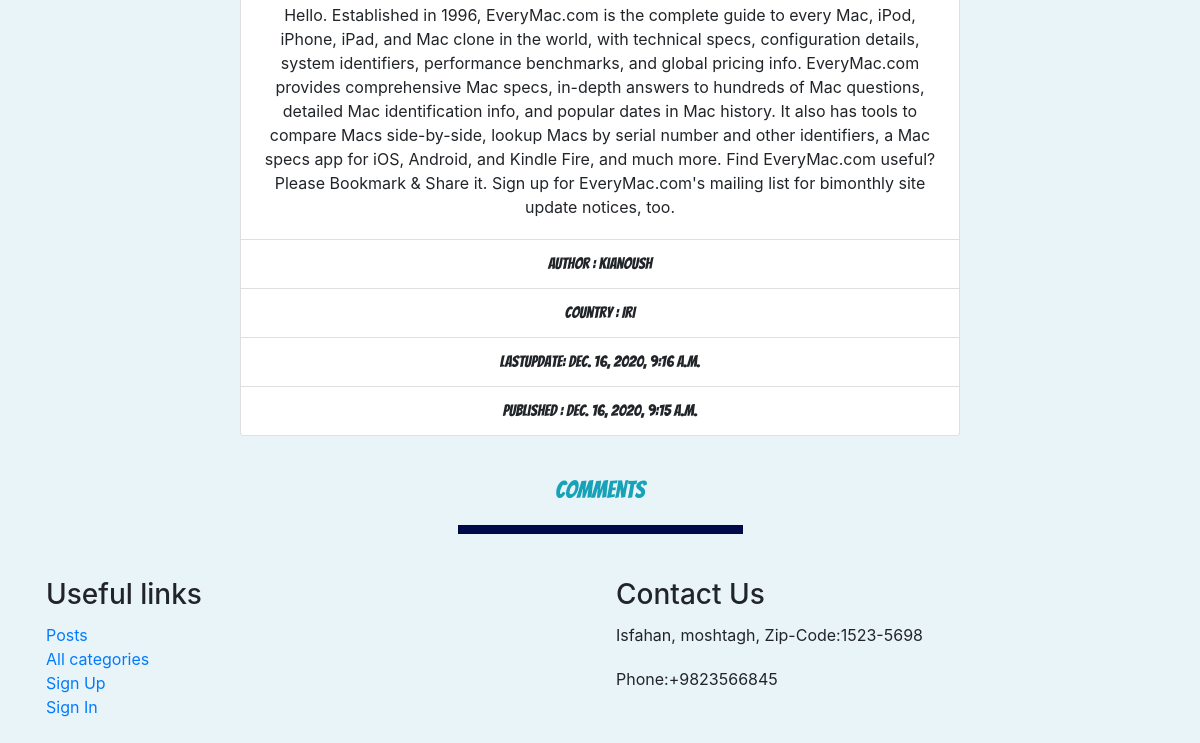
Page /blog/single_post/3 (lower part) on the earlier database version.
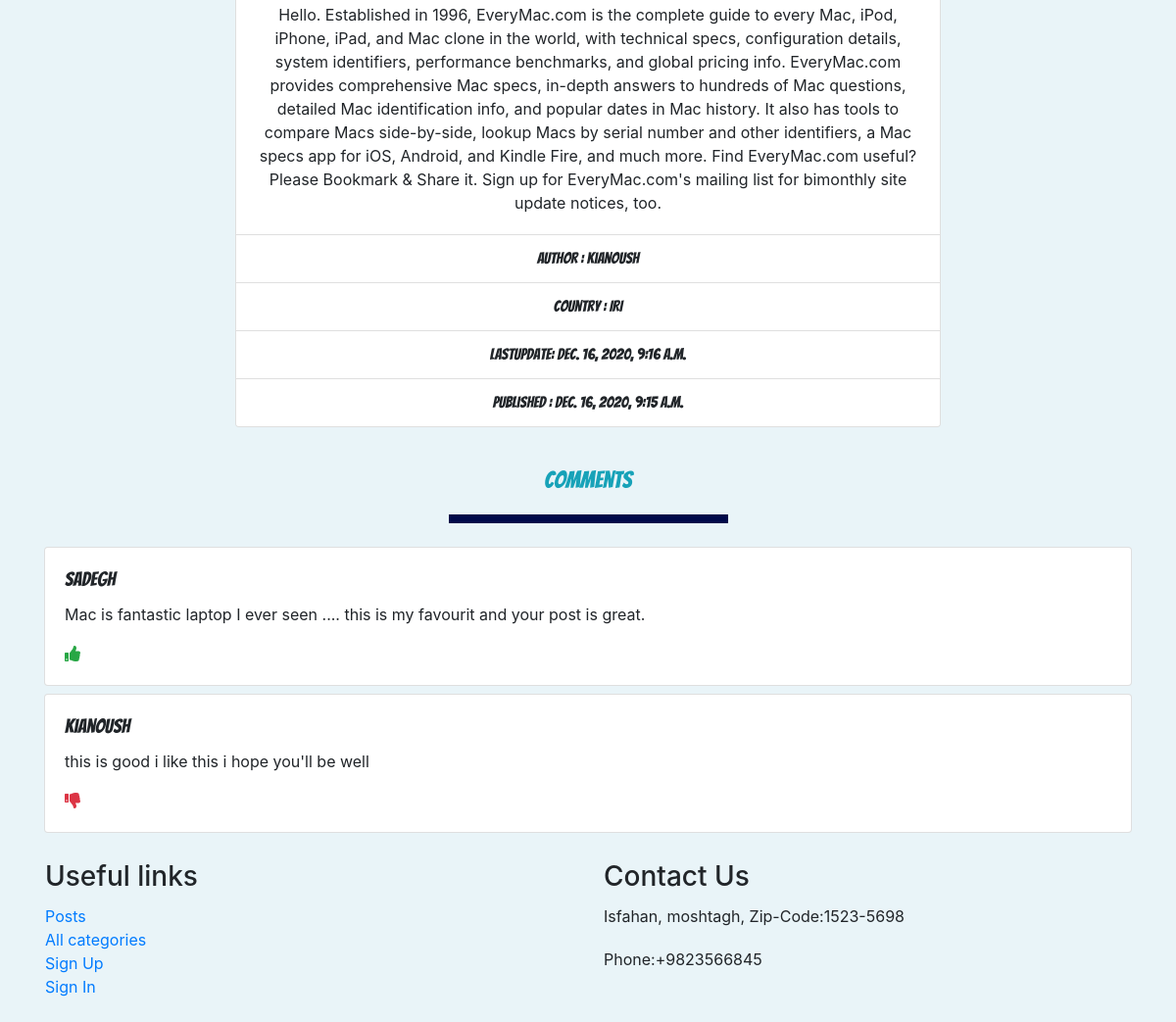
Same page on the later database version.
### blog/models.py (models this page shows, shortened)
class Comment(models.Model):
    content = models.TextField(_('content'), default=True, null=True)
    is_confirmed = models.BooleanField(_('confirm'), default=True)
    author = models.ForeignKey(User, on_delete=models.CASCADE, verbose_name=_('author'), db_index=True)
    situation = models.BooleanField(_('situation'), default=True)
    created_at = models.DateTimeField(_('creation'), auto_now_add=True)
    updated_at = models.DateTimeField(_('update'), auto_now=True)
    post = models.ForeignKey(Post, on_delete=models.CASCADE, verbose_name=_('post'), related_name='comment',
                             related_query_name='comment')
    class Meta:
        verbose_name = _('comment')
        verbose_name_plural = _('comments')
        ordering = ['created_at']

### account/models.py (models this page shows)
class User(AbstractUser):
    country = models.CharField(max_length=128, blank=True, null=True)
    def __str__(self):
        return f'{self.username}'

### blog/views.py (the view)
# urls.py: path('single_post/<slug:pk>', single_post, name='post'),
def single_post(request, pk):
    post = Post.objects.get(pk=pk)
    comments = Comment.objects.filter(post=post)
    context = {
        'post': post,
        'comments': comments
    }
    return render(request, 'blog/post.html', context=context)

### templates/blog/post.html (shortened to what this page needs)
{% load static %}
<!DOCTYPE html>
<html lang="en">
<head>
    <link rel="stylesheet" href="https://use.fontawesome.com/releases/v5.8.2/css/all.css">
    <link rel="stylesheet" href="https://stackpath.bootstrapcdn.com/bootstrap/4.3.1/css/bootstrap.min.css"
>
    <link href="{% static 'blog/css/all.css' %}" rel="stylesheet">
    <link href="https://unpkg.com/aos@2.3.1/dist/aos.css" rel="stylesheet">
    <link rel="stylesheet" href="{% static 'blog/post.css' %}">
</head>
<body>
<section>
    <div class="container">
        <div class="row">
            <div class="col-12 text-center py-3">
                <div class="card mx-auto" style="width: 45rem;">
                    <div class="card-body">
                        <p class="card-text">
                            {{ post.content }}
                        </p>
                    </div>
                    <ul class="list-group list-group-flush">
                        <li class="list-group-item">Author : {{ post.author|capfirst }}</li>
                        <li class="list-group-item">Country : {{ post.author.country|capfirst }}</li>
                        <li class="list-group-item">LastUpdate: {{ post.updated_at }}</li>
                        <li class="list-group-item">Published : {{ post.published_at }}</li>
                    </ul>
                </div>
            </div>
        </div>
    </div>
</section>
<main class="container">
    <div class="row">
        <div class="col-12">
            <h4 class="text-center mt-4 mb-1 text-info">Comments</h4>
        </div>
        <hr>
        {% for comment in comments %}
            {% if comment.is_confirmed is True %}
                <div class="col-12 mt-2">
                    <div class="card">
                        <div class="card-body">
                            <h5 class="card-title">{{ comment.author }}</h5>
                            <p class="card-text">{{ comment.content }}</p>
                            {% if comment.situation %}
                                <i class="fas fa-thumbs-up text-success"></i>
                            {% else %}
                                <i class="fas fa-thumbs-down text-danger"></i>
                            {% endif %}
                        </div>
                    </div>
                </div>
            {% endif %}
        {% endfor %}
    </div>
</main>
{% include 'basic/footer.html' %}
</body>
</html>

Differences in the rows shown:
added Comment: author "sadegh", content "Mac is fantastic laptop I ever seen .... this is my favourit and your post is great.", situation True (drawn)
added Comment: author "kianoush", content "this is good i like this i hope you'll be well", situation False (drawn)
